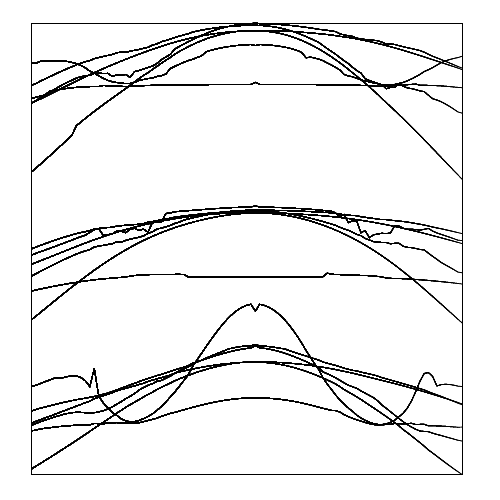

Source code (gnuplot):
ef= 17.22439820
#set xrange [ -0.12 : 0.12]
set terminal pdfcairo enhanced font "DejaVu"  transparent fontscale 0.5 size 5.00in, 5.00in
set output "band.pdf"
set title "B =       0.500T (along y-axis) \n beta_0 =       3.000 (along y-axis)"
set border
set xtics
set ytics
set encoding iso_8859_1
set xlabel "k_y"
set ylabel "E"
set size ratio 0 1.0,1.0
unset key
set mytics 2
set parametric
set trange [-10:10]
set multiplot
plot "band.dat" u 1:($2-ef) with l lt 1 lw 1 lc rgb "black"
unset multiplot
